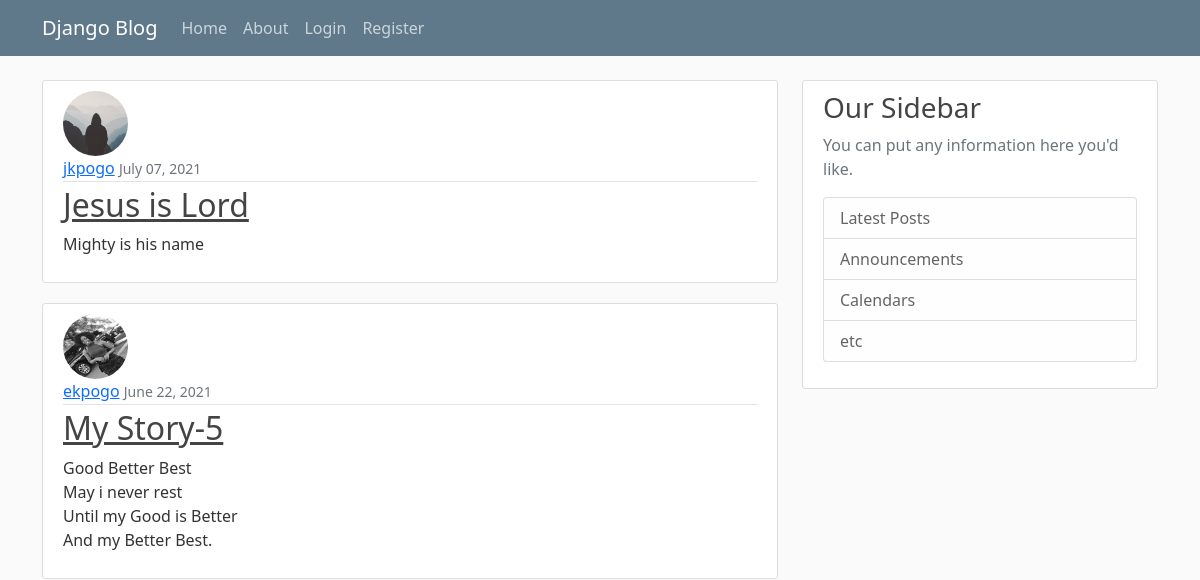
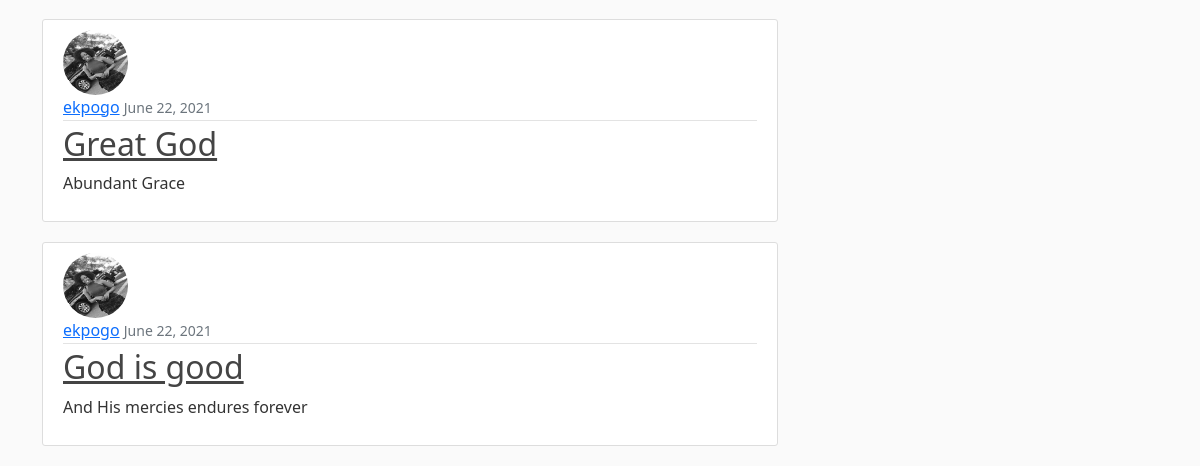
The app's page /, older data (2 pictures, top to bottom).
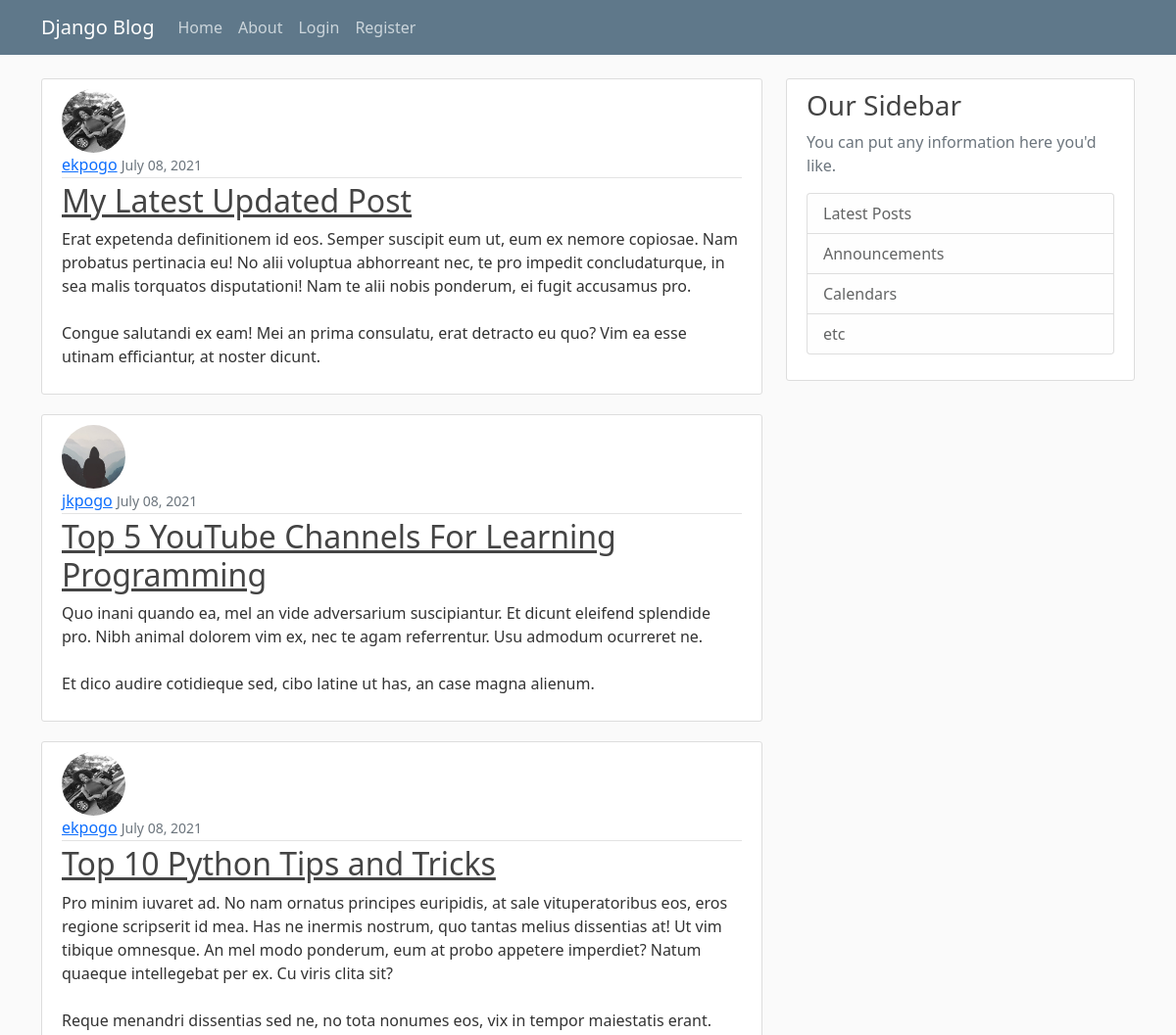
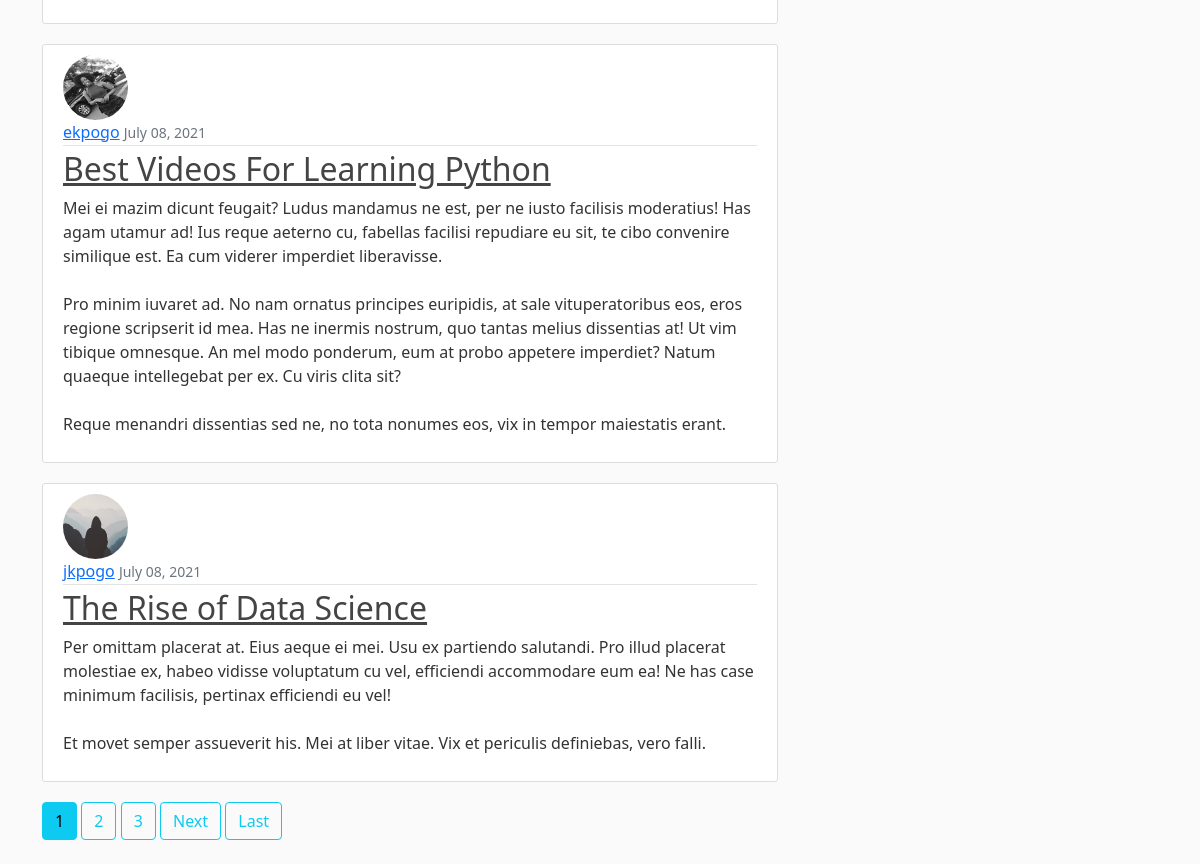
The same page, newer data (2 pictures, top to bottom).
### blog/models.py (models this page shows, shortened)
class Post(models.Model):
    title = models.CharField(max_length=100)
    content = models.TextField()
    date_posted = models.DateTimeField(default=timezone.now)
    author = models.ForeignKey(User, on_delete=models.CASCADE)

### users/models.py (models this page shows, shortened)
class Profile(models.Model):
    user = models.OneToOneField(User, on_delete=models.CASCADE)
    image = models.ImageField(default='default.jpg',upload_to='profile_pics')
    phone_number = PhoneField(blank=True)

### blog/views.py (the view)
# urls.py: path('', PostListView.as_view(), name='blog-home'),
class PostListView(ListView):
    model = Post
    template_name ='blog/home.html'
    context_object_name = 'posts'
    ordering = ['-date_posted']
    paginate_by = 5

### blog/templates/blog/home.html (shortened to what this page needs)
{% extends 'blog/base.html'%}
{% block content %}
  {% for post in posts%}
    <article class="media content-section">
      <img class="rounded-circle article-img" src="{{post.author.profile.image.url}}" alt="">
      <div class="media-body">
        <div class="article-metadata">
          <a class="mr-2" href="#">{{ post.author }}</a>
          <small class="text-muted">{{ post.date_posted|date:'F d, Y' }}</small>
        </div>
        <h2><a class="article-title" href="{% url 'post-detail' post.id %}">{{ post.title }}</a></h2>
        <p class="article-content">{{ post.content }}</p>
      </div>
    </article>
  {% endfor %}
  {% if is_paginated%}
      {% for num in page_obj.paginator.page_range %}
          {% if page_obj.number == num %}
            <a href="?page={{num}}" class="btn btn-info mb-4">{{ num }}</a>
          {% elif num > page_obj.number|add:'-3' and num < page_obj.number|add:'3' %}
            <a href="?page={{num}}" class="btn btn-outline-info mb-4">{{ num }}</a>
          {% endif %}
      {% endfor %}
      {% if page_obj.has_next %}
        <a href="?page={{ page_obj.next_page_number}}" class="btn btn-outline-info mb-4">Next</a>
        <a href="?page={{ page_obj.paginator.num_pages}}" class="btn btn-outline-info mb-4">Last</a>
      {% endif %}
  {% endif %}
{% endblock content %}

Row changes from the older to the newer data that the page shows:
no longer on this page (row unchanged): Post: author.profile.image (placeholder picture), author "jkpogo", date_posted "July 07, 2021", title "Jesus is Lord", content "Mighty is his name"
no longer on this page (row unchanged): Post: author.profile.image (picture), author "ekpogo", date_posted "June 22, 2021", title "My Story-5", content "Good Better Best May i never rest Until my Good is Better And my Better Best."
no longer on this page (row unchanged): Post: author.profile.image (picture), author "ekpogo", date_posted "June 22, 2021", title "Great God", content "Abundant Grace"
no longer on this page (row unchanged): Post: author.profile.image (picture), author "ekpogo", date_posted "June 22, 2021", title "God is good", content "And His mercies endures forever"
added Post: author.profile.image (picture), author "ekpogo", date_posted "July 08, 2021", title "My Latest Updated Post", content "Erat expetenda definitionem id eos. Semper suscipit eum ut, eum ex nemore copiosae. Nam probatus pertinacia eu! No alii voluptua abhorreant nec, te pro impedit concludaturque, in sea malis torquatos disputationi! Nam te alii nobis ponderum, ei fugit accusamus pro. Congue salutandi ex eam! Mei an prima consulatu, erat detracto eu quo? Vim ea esse utinam efficiantur, at noster dicunt."
added Post: author.profile.image (placeholder picture), author "jkpogo", date_posted "July 08, 2021", title "Top 5 YouTube Channels For Learning Programming", content "Quo inani quando ea, mel an vide adversarium suscipiantur. Et dicunt eleifend splendide pro. Nibh animal dolorem vim ex, nec te agam referrentur. Usu admodum ocurreret ne. Et dico audire cotidieque sed, cibo latine ut has, an case magna alienum."
added Post: author.profile.image (picture), author "ekpogo", date_posted "July 08, 2021", title "Top 10 Python Tips and Tricks", content "Pro minim iuvaret ad. No nam ornatus principes euripidis, at sale vituperatoribus eos, eros regione scripserit id mea. Has ne inermis nostrum, quo tantas melius dissentias at! Ut vim tibique omnesque. An mel modo ponderum, eum at probo appetere imperdiet? Natum quaeque intellegebat per ex. Cu viris clita sit? Reque menandri dissentias sed ne, no tota nonumes eos, vix in tempor maiestatis erant."
added Post: author.profile.image (picture), author "ekpogo", date_posted "July 08, 2021", title "Best Videos For Learning Python", content "Mei ei mazim dicunt feugait? Ludus mandamus ne est, per ne iusto facilisis moderatius! Has agam utamur ad! Ius reque aeterno cu, fabellas facilisi repudiare eu sit, te cibo convenire similique est. Ea cum viderer imperdiet liberavisse. Pro minim iuvaret ad. No nam ornatus principes euripidis, at sale vituperatoribus eos, eros regione scripserit id mea. Has ne inermis nostrum, quo tantas melius dissentias at! Ut vim tibique omnesque. An mel modo ponderum, eum at probo appetere imperdiet? Natum quaeque intellegebat per ex. Cu viris clita sit? Reque menandri dissentias sed ne, no tota nonumes eos, vix in tempor maiestatis erant."
added Post: author.profile.image (placeholder picture), author "jkpogo", date_posted "July 08, 2021", title "The Rise of Data Science", content "Per omittam placerat at. Eius aeque ei mei. Usu ex partiendo salutandi. Pro illud placerat molestiae ex, habeo vidisse voluptatum cu vel, efficiendi accommodare eum ea! Ne has case minimum facilisis, pertinax efficiendi eu vel! Et movet semper assueverit his. Mei at liber vitae. Vix et periculis definiebas, vero falli."
Text that changed along with them:
new list line: "1"
new list line: "2"
new list line: "3"
text now shown: "Next Last"
